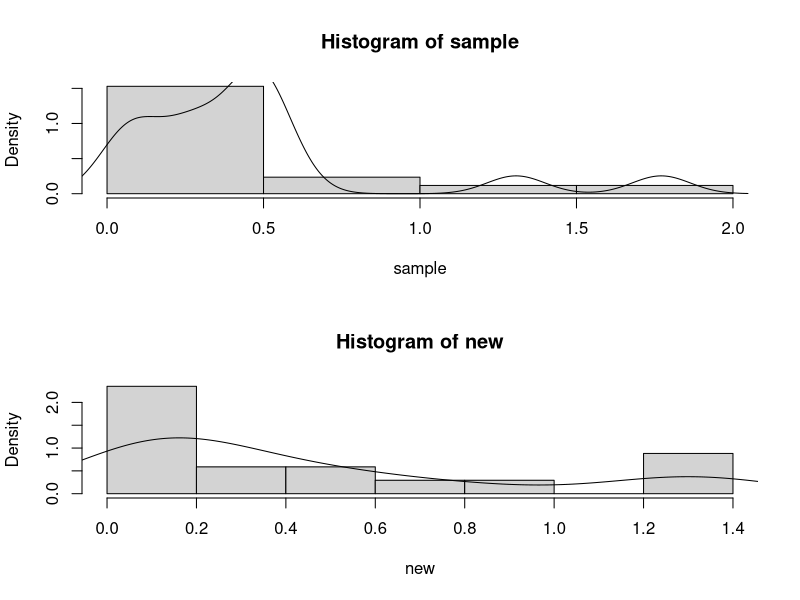

Source code (R):
sample <- c(
    0.29563575, 0.48743665, 0.05900397, 1.77082389, 0.50835725, 0.48469928,
    0.04982673, 0.49282860, 0.13947257, 0.45220010, 1.30680537, 0.57471799,
    0.35458476, 0.46215119, 0.26238302, 0.07849236, 0.25053274
)

# Lici na eksponencijalna r-ba, EX = 1/lambda, DX = 1/lambda^2

mpo <- FALSE
if (mpo) {
    lambda <- 1 / mean(sample)
} else {
    likelihood <- function(lambda = 2) {
        -sum(log(lambda * exp(-sample * lambda)))
        # -sum(dexp(sample,lambda,TRUE))
    }
    library(stats4)
    lambda <- as.numeric(mle(likelihood)@coef["lambda"])
}

print(ks.test(sample, "pexp", rate=lambda)$p > 0.05)

new = rexp(17, lambda)

par(mfrow=c(2,1))
hist(sample, probability = TRUE)
lines(density(sample))
hist(new, probability=TRUE)
lines(density(new))